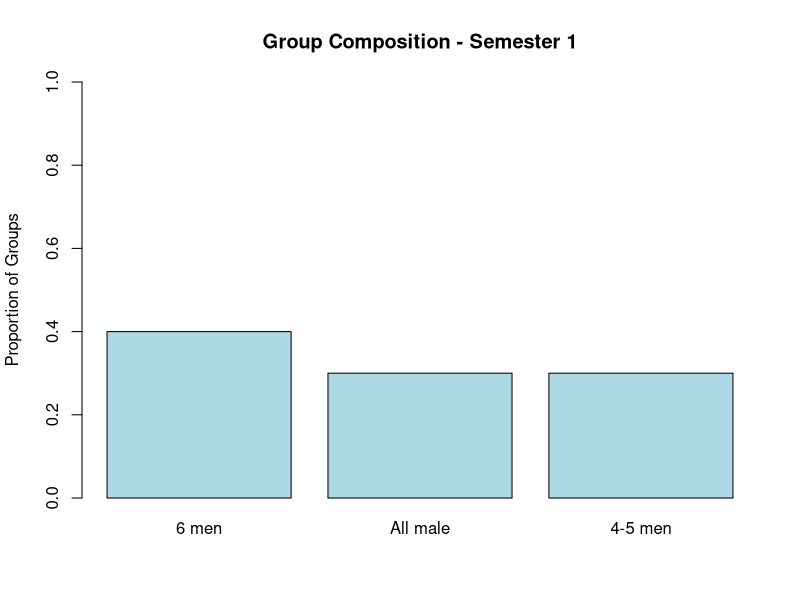
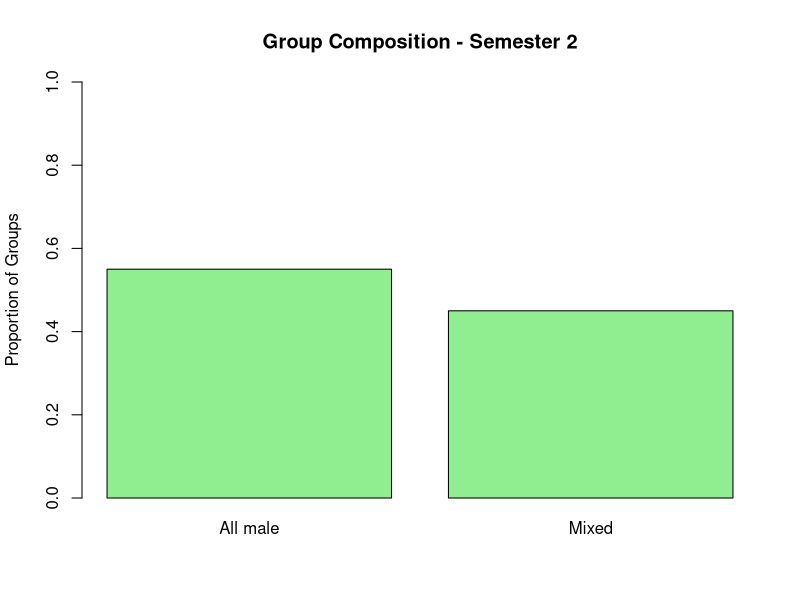

These figures' R source, in order:
# Group composition data
semester1 <- c("6 men" = 0.40, "All male" = 0.30, "4-5 men" = 0.30)
semester2 <- c("All male" = 0.55, "Mixed" = 0.45)

# Bar plot - Semester 1
barplot(semester1, 
        main = "Group Composition - Semester 1", 
        ylab = "Proportion of Groups", 
        col = "lightblue", 
        ylim = c(0, 1))

# Bar plot - Semester 2
barplot(semester2, 
        main = "Group Composition - Semester 2", 
        ylab = "Proportion of Groups", 
        col = "lightgreen", 
        ylim = c(0, 1))
